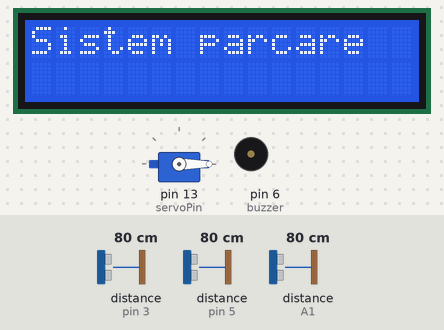
Simulated run of this sketch. Board: Arduino Uno, built with avr-gcc and run on an emulated ATmega328P. Parts: 16×2 character LCD, servo, buzzer (waves = sounding). Wiring (inferred from the names in the program): 2 × ultrasonic range finder: trigger pin 2, echo pin 3 / trigger A0, echo A1. Inputs (shaded band) come from the test bench; at power-on: distance to the obstacle (sensors on pin 3, A1, pin 5) 80 cm. The echo pulse lasts 58.3 µs per cm.

Above: at 0.1 s.
3.3 s: distance to the obstacle (sensor on pin 3) set to 12 cm
5.0 s: distance to the obstacle (sensor on pin 3) set to 9 cm
At 7.7 s:
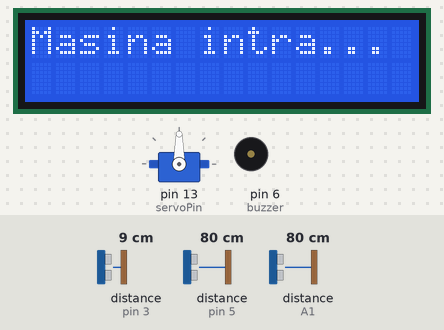
13.6 s: distance to the obstacle (sensor on pin 3) set to 18 cm
At 15.7 s:
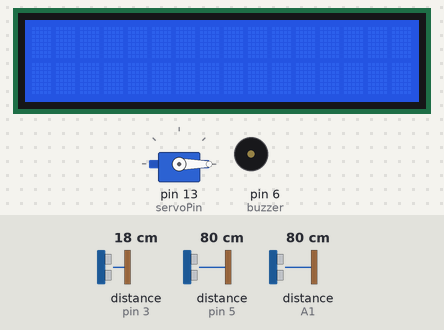
16.6 s: distance to the obstacle (sensor on A1) set to 12 cm
18.1 s: distance to the obstacle (sensor on A1) set to 9 cm
At 20.1 s:
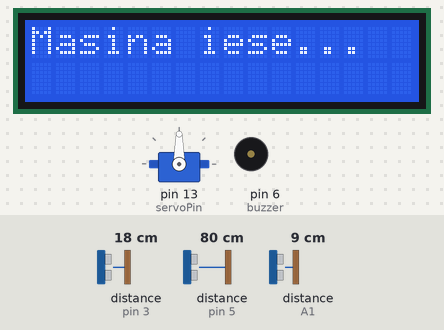
Timing chart, 0 to 24.8 s (numbered marks = the images above; inputs shaded):
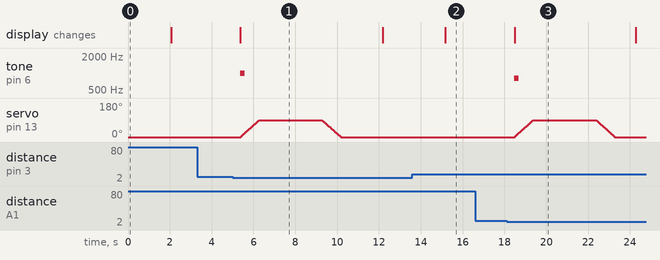

Measured:
- the behaviour switches between 11 and 10 cm on distance to the obstacle (sensor on pin 3) (found by bisection; images 0 and 1)
- the behaviour switches between 11 and 10 cm on distance to the obstacle (sensor on A1) (found by bisection; images 2 and 3)
- after the input at 3.3 s, every drawn part: stays the same
- after the input at 5.0 s, tone on pin 6 (buzzer): silent → 1000 Hz after 0.37 s, → silent 0.20 s later; servo on pin 13 (servoPin): rises from 0° to 90° in 0.88 s, then falls to 0° in 3.9 s; the display: changes after 0.38 s (image 1)
- after the input at 13.6 s, tone on pin 6 (buzzer): stays silent (without the input it goes to 1000 Hz after 1.9 s); servo on pin 13 (servoPin): stays 0° (without the input it goes to 2° after 1.9 s)
- after the input at 16.6 s, every drawn part: stays the same
- after the input at 18.1 s, tone on pin 6 (buzzer): silent → 800 Hz after 0.38 s, → silent 0.20 s later; servo on pin 13 (servoPin): rises from 0° to 90° in 0.88 s, then falls to 0° in 3.9 s; the display: changes after 0.38 s (image 3)

The sketch:

temaMEAv1.ino
```cpp
#include <LiquidCrystal.h>
#include <Servo.h>

// LCD: rs, en, d4, d5, d6, d7
LiquidCrystal lcd(7, 8, 9, 10, 11, 12);

// Pines pentru senzorii HC-SR04
const int trigIntrare = 2;
const int echoIntrare = 3;
const int trigParcare = 4;
const int echoParcare = 5;
const int trigIesire = A0;
const int echoIesire = A1;

const int buzzer = 6;
const int servoPin = 13;

Servo bariera;

// mașină de stări, fără delay()
enum Stare { LIBER, DESCHIDE, TRECE, INCHIDE, ASTEAPTA_LOC, AFISEAZA };
Stare stare = LIBER;
bool esteIntrare = true;
int pos = 0;                          // 0 = bariera închisă, 90 = deschisă
unsigned long tStare = 0;             // momentul intrării în starea curentă
unsigned long tPas = 0;               // ultimul pas al servo-ului
unsigned long ultimaCitire = 0;
byte nrIntrare = 0;
byte nrIesire = 0;

const unsigned long PAS_SERVO_MS = 10;
const unsigned long TIMP_TRECERE = 3000;
const unsigned long PERIOADA_CITIRE = 300;

long masurareDistanta(int trig, int echo) {
  digitalWrite(trig, LOW);
  delayMicroseconds(2);
  digitalWrite(trig, HIGH);
  delayMicroseconds(10);
  digitalWrite(trig, LOW);
  long durata = pulseIn(echo, HIGH, 30000);   // timeout: fără ecou returnează 0
  return durata * 0.034 / 2;  // în cm
}

void treciLa(Stare nou) {
  stare = nou;
  tStare = millis();
}

void afiseazaLocuri(long distParcare) {
  lcd.clear();
  if (esteIntrare) {
    if (distParcare > 24) {
      lcd.print("Locuri libere");
    } else if (distParcare > 15) {
      lcd.print("Loc ocupat: 1");
    } else if (distParcare > 6) {
      lcd.print("Loc ocupat: 2");
    } else {
      lcd.print("Loc ocupat: 3");
    }
  } else {
    if (distParcare > 24) {
      lcd.print("Toate libere");
    } else if (distParcare > 15) {
      lcd.print("Locuri 2-3 libere");
    } else if (distParcare > 6) {
      lcd.print("Loc 3 liber");
    } else {
      lcd.print("Toate ocupate");
    }
  }
}

void setup() {
  lcd.begin(16, 2);

  pinMode(trigIntrare, OUTPUT);
  pinMode(echoIntrare, INPUT);
  pinMode(trigParcare, OUTPUT);
  pinMode(echoParcare, INPUT);
  pinMode(trigIesire, OUTPUT);
  pinMode(echoIesire, INPUT);
  pinMode(buzzer, OUTPUT);

  bariera.attach(servoPin);
  bariera.write(0);  // Bariera închisă inițial

  lcd.print("Sistem parcare");
  delay(2000);
  lcd.clear();
}

void loop() {
  unsigned long acum = millis();

  switch (stare) {
    case LIBER: {
      if (acum - ultimaCitire < PERIOADA_CITIRE) break;
      ultimaCitire = acum;

      long distIntrare = masurareDistanta(trigIntrare, echoIntrare);
      long distIesire = masurareDistanta(trigIesire, echoIesire);

      // 0 = fără ecou; cer 2 citiri la rând
      nrIntrare = (distIntrare > 0 && distIntrare < 10) ? nrIntrare + 1 : 0;
      nrIesire = (distIesire > 0 && distIesire < 10) ? nrIesire + 1 : 0;

      // === Mașină la intrare === (are prioritate)
      if (nrIntrare >= 2) {
        tone(buzzer, 1000, 200);
        lcd.clear();
        lcd.print("Masina intra...");
        esteIntrare = true;
        nrIntrare = 0;
        treciLa(DESCHIDE);
      }
      // === Mașină la ieșire ===
      else if (nrIesire >= 2) {
        tone(buzzer, 800, 200);
        lcd.clear();
        lcd.print("Masina iese...");
        esteIntrare = false;
        nrIesire = 0;
        treciLa(DESCHIDE);
      }
      break;
    }

    case DESCHIDE:                        // 0 -> 90 grade, un grad la 10 ms
      if (acum - tPas >= PAS_SERVO_MS) {
        tPas = acum;
        pos++;
        bariera.write(pos);
        if (pos >= 90) treciLa(TRECE);
      }
      break;

    case TRECE:                           // timp să treacă mașina
      if (acum - tStare >= TIMP_TRECERE) treciLa(INCHIDE);
      break;

    case INCHIDE:                         // 90 -> 0 grade
      if (acum - tPas >= PAS_SERVO_MS) {
        tPas = acum;
        pos--;
        bariera.write(pos);
        if (pos <= 0) treciLa(ASTEAPTA_LOC);
      }
      break;

    case ASTEAPTA_LOC: {                  // timp să ajungă la loc / să se elibereze
      unsigned long asteptare = esteIntrare ? 2000 : 1000;
      if (acum - tStare >= asteptare) {
        afiseazaLocuri(masurareDistanta(trigParcare, echoParcare));
        treciLa(AFISEAZA);
      }
      break;
    }

    case AFISEAZA:
      if (acum - tStare >= 3000) {
        lcd.clear();
        treciLa(LIBER);
      }
      break;
  }
}
```
